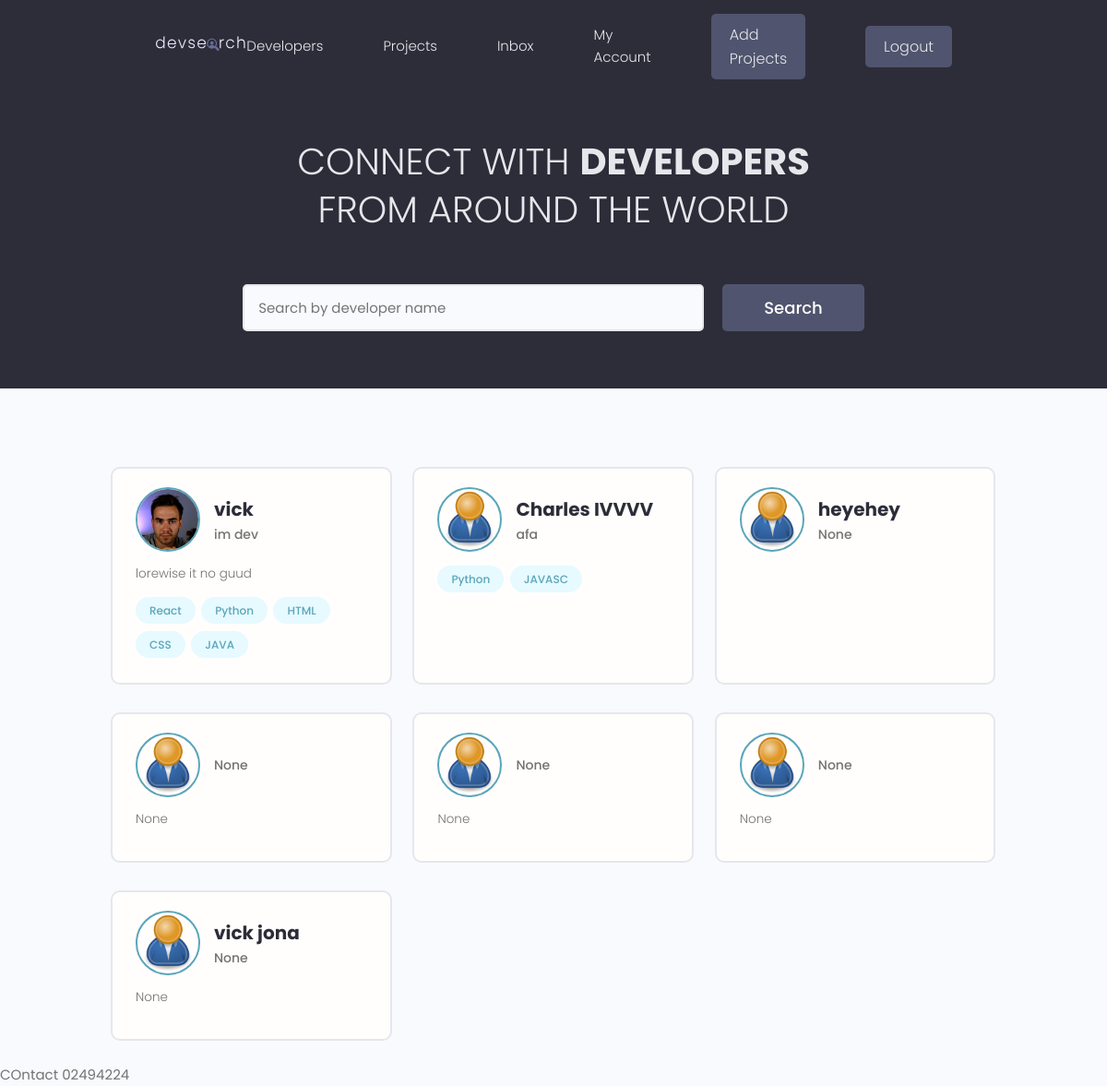
The app's page / (signed in) with its own data.
### users/models.py (models this page shows, shortened)
class Profile(models.Model):
    user = models.OneToOneField(User, on_delete=models.CASCADE, null=True, blank=True)
    name = models.CharField(max_length=200, blank=True, null=True)
    email = models.EmailField(max_length=500, blank=True, null=True)
    username = models.CharField(max_length=200, null=True, blank=True)
    location = models.CharField(max_length=200, null=True, blank=True)
    short_intro = models.CharField(max_length=200, blank=True, null=True)
    bio = models.TextField(blank=True, null=True)
    profile_image = models.ImageField(null=True, blank=True, upload_to='profiles/', default='profiles/user-default.png')
    social_github = models.CharField(max_length=200, blank=True, null=True)
    social_twitter = models.CharField(max_length=200, blank=True, null=True)
    social_youtube = models.CharField(max_length=200, blank=True, null=True)
    social_website = models.CharField(max_length=200, blank=True, null=True)
    social_instagram = models.CharField(max_length=200, blank=True, null=True)
    created = models.DateTimeField(auto_now_add=True)
    id = models.UUIDField(default=uuid.uuid4, unique=True, primary_key=True, editable=False)

class Skill(models.Model):
    owner = models.ForeignKey(Profile, on_delete=models.CASCADE, null=True, blank=True)
    name = models.CharField(max_length=200, blank=True, null=True)
    description = models.TextField(null=True, blank=True)
    created = models.DateTimeField(auto_now_add=True)
    id = models.UUIDField(default=uuid.uuid4, unique=True, primary_key=True, editable=False)
    def __str__(self):
        return str(self.name)

### users/views.py (the view)
# urls.py: path('', views.profiles, name='profiles'),
def profiles(request):
    profiles = Profile.objects.all()
    context = {'profiles':profiles}
    return render(request, 'users/profiles.html', context)

### users/templates/users/profiles.html (shortened to what this page needs)
{% extends 'main.html' %}
{% block content %}
  <main class="home">
    <section class="hero-section text-center">
      <div class="container container--narrow">
        <div class="hero-section__box">
          <h2>CONNECT WITH <span>DEVELOPERS</span></h2>
          <h2>FROM AROUND THE WORLD</h2>
        </div>
        <div class="hero-section__search">
          <form class="form" action="#" method="get">
            <div class="form__field">
              <input class="input input--text" id="formInput#search" type="text" name="text"
                placeholder="Search by developer name" />
            </div>
            <input class="btn btn--sub btn--lg" type="submit" value="Search" />
          </form>
        </div>
      </div>
    </section>
    <section class="devlist">
      <div class="container">
        <div class="grid grid--three">
        {% for profile in profiles %}
          <div class="column card">
            <div class="dev">
              <a href="{% url 'user-profile' profile.id %}" class="card__body">
                <div class="dev__profile">
                  <img class="avatar avatar--md" src="{{ profile.profile_image.url }}" alt="image" />
                  <div class="dev__meta">
                    <h3>{{ profile.name }}</h3>
                    <h5>{{ profile.short_intro|slice:"60" }}</h5>
                  </div>
                </div>
                <p class="dev__info">{{ profile.bio|slice:"200" }}</p>
                <div class="dev__skills">
                {% for skill in profile.skill_set.all|slice:"5" %}
                  <span class="tag tag--pill tag--main">
                    <small>{{skill}}</small>
                  </span>
                {% endfor %}
                </div>
              </a>
            </div>
          </div>
        {% endfor %}
        </div>
      </div>
    </section>
  </main>
{% endblock %}

### static/styles/app.css (style rules this page uses)
:root { --color-sub: #2d2d39; }
.btn--sub { background-color: var(--color-sub-light); }
.card { border: 2px solid var(--color-light); }
img { width: 100%; }
.hero-section { height: 40vh; display: flex; align-items: center; background-color: var(--color-sub); }
.hero-section__box { margin-bottom: 4rem; }
.hero-section__box > h2, .hero-section__box > h2 > span { font-size: 4rem; color: var(--color-light); line-height: 1.3; text-transform: uppercase; }
.hero-section__box > h2 { font-weight: 300; }
.hero-section__box > h2 > span { font-weight: 700; }
.hero-section__search > .form { display: flex; align-items: center; justify-content: center; gap: 2rem; }
.hero-section__search > .form input.input--text { width: 50rem; }
.devlist { margin-top: 8rem; }
.devlist .grid { align-items: stretch; }
.devlist .dev .dev__profile { display: flex; align-items: center; gap: 1.5rem; }
.devlist .dev .dev__meta h3 { color: var(--color-sub); font-size: 2rem; font-weight: 700; }
.devlist .dev .dev__meta h5 { color: var(--color-text); font-size: 1.4rem; font-weight: 500; }
.devlist .dev .dev__info { margin: 1.5rem 0; font-size: 1.35rem; line-height: 1.4; text-align: justify; }

### static/uikit/styles/modules/_variables.css (style rules this page uses)
:root { --color-main: #5aa5b9; --color-main-light: #e6faff; --color-sub: #3f4156; --color-sub-light: #51546e; --color-sub-lighter: #ededfd; --color-text: #737373; --color-gray: #8b8b8b; --color-light: #e5e7eb; --color-light-gray: #767676; --color-bg: #f8fafd; --color-white: #fffefd; --color-white-light: #f3f3f3; --color-success: #359e64; --color-success-bg: #def8e8; --color-error: #fc4b0b; --color-error-bg: #fff2ee; --font-base: 'Poppins', arial, helvetica, 'Segoe UI', roboto, ubuntu, sans-serif; --font-monospace: 'Fira Code', 'Courier New', courier, monospace; --font-regular: 300; --font-medium: 500; --font-bold: 700; --generic-shadow: 1px 1px 5px #00000010; --generic-transition: all 0.3s ease-in-out; }

### static/uikit/styles/modules/_base.css (style rules this page uses)
* { margin: 0; padding: 0; box-sizing: border-box; text-rendering: optimizeLegibility; color: inherit; font-size: inherit; }
html { font-size: 50%; }
@media only screen and (min-width: 480px) { html { font-size: 56.25%; } }
@media only screen and (min-width: 1200px) { html { font-size: 62.5%; } }
body { line-height: 1.6; font-weight: 400; font-size: 1.5rem; color: var(--color-text); background-color: var(--color-bg); min-height: 100vh; }

### static/uikit/styles/modules/_typography.css (style rules this page uses)
* { font-family: var(--font-base); }
h2 { font-size: 3.6rem; font-weight: var(--font-bold); }
h3 { font-size: 3.2rem; font-weight: var(--font-medium); }
h5 { font-size: 2.4rem; font-weight: var(--font-medium); }
h5, h6 { font-weight: var(--font-regular); }
p, span, strong { font-size: 1.6rem; color: var(--color-text); font-weight: var(--font-regular); }
a { padding-bottom: 2px; text-decoration: none; display: inline-block; color: var(--color-main); font-weight: var(--font-medium); }

### static/uikit/styles/modules/_utilities.css (style rules this page uses)
.container { width: 92%; max-width: 165rem; margin: 0 auto; box-sizing: border-box; }
.container--narrow { width: 92%; max-width: 120rem; }
@media screen and (min-width: 1000px) { .container { width: 90%; } }
@media screen and (min-width: 1000px) { .container--narrow { width: 85%; } }
@media screen and (min-width: 1200px) { .container { width: 80%; } }
@media screen and (min-width: 1200px) { .container--narrow { width: 72%; } }
.text-center { text-align: center; }

### static/uikit/styles/modules/_avatar.css (style rules this page uses)
.avatar { border-radius: 50%; border: 2px solid var(--color-main); object-fit: cover; }
.avatar--md { height: 7rem; width: 7rem; }

### static/uikit/styles/modules/_button.css (style rules this page uses)
.btn { display: inline-block; position: relative; cursor: pointer; background-color: var(--color-light); font-weight: var(--font-medium); color: var(--color-sub); text-decoration: none; padding: 1rem 2rem; border-radius: 0.5rem; border: none; width: -webkit-fit-content; width: -moz-fit-content; width: fit-content; height: -webkit-fit-content; height: -moz-fit-content; height: fit-content; font-size: 1.6rem; outline-width: 0; outline-color: transparent; -webkit-backface-visibility: hidden; backface-visibility: hidden; transition: all 0.3s ease-in-out; }
.btn--sub { background-color: var(--color-sub); color: var(--color-white); }
.btn--lg { font-size: 1.8rem; padding: 1.2rem 4.5rem; }

### static/uikit/styles/modules/_card.css (style rules this page uses)
.card { border-radius: 1rem; background-color: var(--color-white); border: 1.5px solid var(--color-light); width: auto; height: auto; margin-top: 0.5rem; margin-bottom: 0.5rem; overflow: hidden; }
.card__body, .card__header { padding: 2rem 2.5rem; }

### records on screen
Profile: profile_image (picture), name "vick", short_intro "im dev", bio "lorewise it no guud"
Skill: name "React"
Skill: name "Python"
Skill: name "HTML"
Skill: name "CSS"
Skill: name "JAVA"
Profile: profile_image (placeholder picture), name "Charles IVVVV", short_intro "afa"
Skill: name "Python"
Skill: name "JAVASC"
Profile: profile_image (placeholder picture), name "heyehey", short_intro "None"
Profile: profile_image (placeholder picture), short_intro "None", bio "None"
Profile: profile_image (placeholder picture), short_intro "None", bio "None"
Profile: profile_image (placeholder picture), short_intro "None", bio "None"
Profile: profile_image (placeholder picture), name "vick jona", short_intro "None", bio "None"
